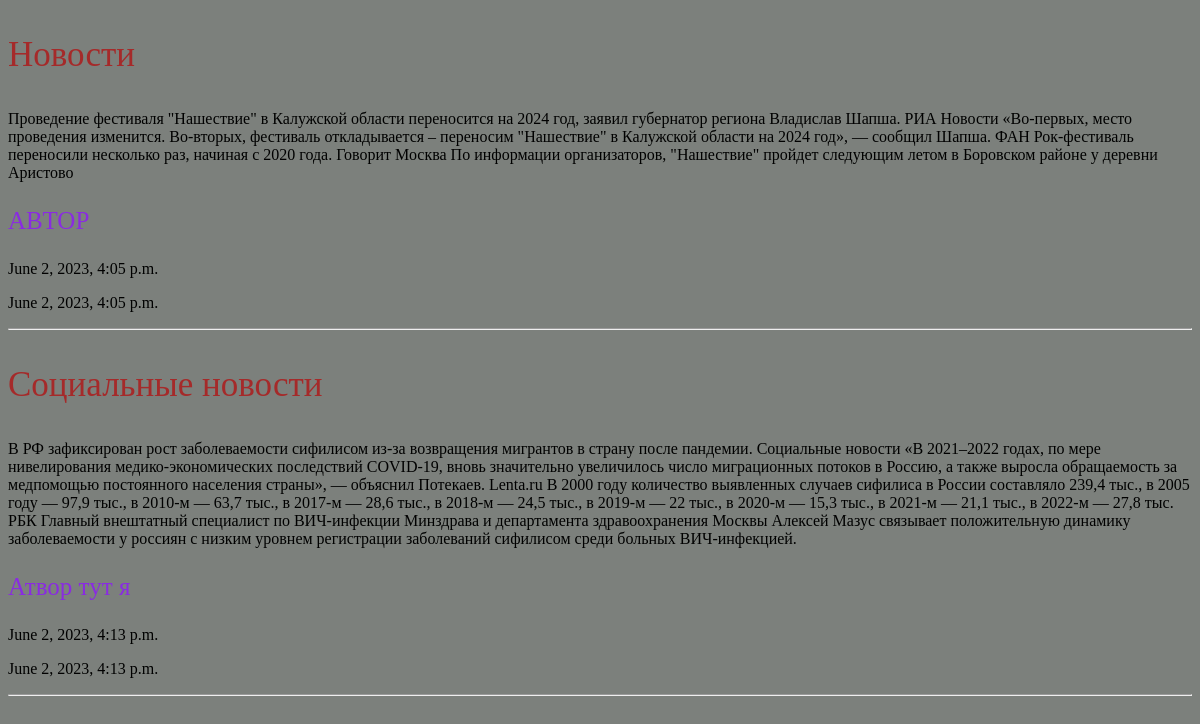
The page / on the database its author committed.
### blog/models.py (models this page shows, shortened)
class News(models.Model):
    title = models.CharField(max_length=200, verbose_name="Название")
    content = models.TextField(verbose_name="Текст")
    author = models.CharField(max_length=250, verbose_name="Автор")
    date_create = models.DateTimeField(auto_now_add=True)
    date_update = models.DateTimeField(auto_now=True)
    class Meta:
        verbose_name= 'Новость'
        verbose_name_plural= 'Новости'

### blog/views.py (the view)
# urls.py: path('', views.index, name='index')
def index(request):
    new = News.objects.all()
    context = {'new':new}
    return render(request, 'blog/index.html', context)

### blog/templates/blog/index.html (shortened to what this page needs)
{% load static %}
<!DOCTYPE html>
<html lang="en">
<head>
    <link rel="stylesheet" href="{% static 'blog/css/style.css' %}" type="text/css">
</head>
<body class="bob">
   {% for n in new %}
        <p class="test">{{ n.title }}</p>
        <p>{{ n.content }}</p>
        <p class="leeo">{{ n.author }}</p>
        <p>{{ n.date_create }}</p>
        <p>{{ n.date_update }}</p>
        <hr>
    {% endfor %}
</body>
</html>

### blog/static/blog/css/style.css (style rules this page uses)
.test { color: brown; font-size: 35px; }
.leeo { color: blueviolet; font-size: 25px; }
.bob { background-color: rgb(124, 128, 124); }

### rows shown on the page
News: title "Новости", content "Проведение фестиваля \"Нашествие\" в Калужской области переносится на 2024 год, заявил губернатор региона Владислав Шапша. РИА Новости «Во-первых, место проведения изменится. Во-вторых, фестиваль откладывается – переносим \"Нашествие\" в Калужской области на 2024 год», — сообщил Шапша. ФАН Рок-фестиваль переносили несколько раз, начиная с 2020 года. Говорит Москва По информации организаторов, \"Нашествие\" пройдет следующим летом в Боровском районе у деревни Аристово", author "АВТОР", date_create "June 2, 2023, 4:05 p.m.", date_update "June 2, 2023, 4:05 p.m."
News: title "Социальные новости", content "В РФ зафиксирован рост заболеваемости сифилисом из-за возвращения мигрантов в страну после пандемии. Социальные новости «В 2021–2022 годах, по мере нивелирования медико-экономических последствий COVID-19, вновь значительно увеличилось число миграционных потоков в Россию, а также выросла обращаемость за медпомощью постоянного населения страны», — объяснил Потекаев. Lenta.ru В 2000 году количество выявленных случаев сифилиса в России составляло 239,4 тыс., в 2005 году — 97,9 тыс., в 2010-м — 63,7 тыс., в 2017-м — 28,6 тыс., в 2018-м — 24,5 тыс., в 2019-м — 22 тыс., в 2020-м — 15,3 тыс., в 2021-м — 21,1 тыс., в 2022-м — 27,8 тыс. РБК Главный внештатный специалист по ВИЧ-инфекции Минздрава и…", author "Атвор тут я", date_create "June 2, 2023, 4:13 p.m.", date_update "June 2, 2023, 4:13 p.m."
